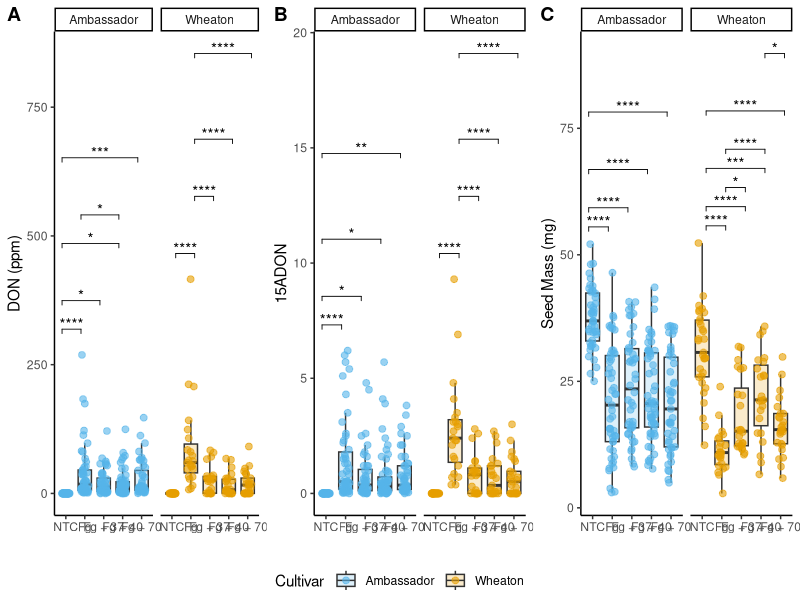

Generate this figure with R:
## ---- chunk 1
# Load necessary libraries (only once at top)
library(ggplot2)
library(ggpubr)
library(dplyr)
library(rstatix)

# Load the dataset with proper NA handling
df <- read.csv("MycotoxinData.csv", na.strings = c("na", "nd", ""))  # Added empty string as NA

# Convert and clean data once
df <- df %>%
  mutate(
    Treatment = factor(Treatment, levels = c("NTC", "Fg", "Fg + 37", "Fg + 40", "Fg + 70")),
    Cultivar = factor(Cultivar)
  ) %>%
  drop_na(DON, X15ADON, MassperSeed_mg)  # Remove NAs once

# Define consistent visual parameters
cbbPalette <- c("#56B4E9", "#E69F00")
jitter_width <- 0.2
point_alpha <- 0.6

# Function to perform pairwise tests within cultivars
perform_pairwise <- function(data, var) {
  data %>%
    group_by(Cultivar) %>%
    pairwise_t_test(
      reformulate("Treatment", response = var),
      p.adjust.method = "bonferroni"
    ) %>%
    add_xy_position(x = "Treatment", group = "Cultivar")
}

# DON Plot ----------------------------------------------------------------
don_stats <- perform_pairwise(df, "DON")

p1 <- ggplot(df, aes(x = Treatment, y = DON, fill = Cultivar)) +
  geom_boxplot(alpha = 0.2, width = 0.7, outlier.shape = NA) +
  geom_jitter(
    aes(color = Cultivar),
    width = jitter_width,
    height = 0,
    alpha = point_alpha,
    size = 2
  ) +
  scale_fill_manual(values = cbbPalette) +
  scale_color_manual(values = cbbPalette) +
  labs(y = "DON (ppm)", x = "") +
  theme_classic() +
  facet_wrap(~Cultivar) +
  stat_pvalue_manual(
    don_stats,
    label = "p.adj.signif",
    tip.length = 0.01,
    hide.ns = TRUE
  )

# 15ADON Plot -------------------------------------------------------------
x15adon_stats <- perform_pairwise(df, "X15ADON")

p2 <- ggplot(df, aes(x = Treatment, y = X15ADON, fill = Cultivar)) +
  geom_boxplot(alpha = 0.2, width = 0.7, outlier.shape = NA) +
  geom_jitter(
    aes(color = Cultivar),
    width = jitter_width,
    height = 0,
    alpha = point_alpha,
    size = 2
  ) +
  scale_fill_manual(values = cbbPalette) +
  scale_color_manual(values = cbbPalette) +
  labs(y = "15ADON", x = "") +
  theme_classic() +
  facet_wrap(~Cultivar) +
  stat_pvalue_manual(
    x15adon_stats,
    label = "p.adj.signif",
    tip.length = 0.01,
    hide.ns = TRUE
  )

# Seed Mass Plot ----------------------------------------------------------
mass_stats <- perform_pairwise(df, "MassperSeed_mg")

p3 <- ggplot(df, aes(x = Treatment, y = MassperSeed_mg, fill = Cultivar)) +
  geom_boxplot(alpha = 0.2, width = 0.7, outlier.shape = NA) +
  geom_jitter(
    aes(color = Cultivar),
    width = jitter_width,
    height = 0,
    alpha = point_alpha,
    size = 2
  ) +
  scale_fill_manual(values = cbbPalette) +
  scale_color_manual(values = cbbPalette) +
  labs(y = "Seed Mass (mg)", x = "") +
  theme_classic() +
  facet_wrap(~Cultivar) +
  stat_pvalue_manual(
    mass_stats,
    label = "p.adj.signif",
    tip.length = 0.01,
    hide.ns = TRUE
  )

# Combine plots -----------------------------------------------------------
final_plot <- ggarrange(
  p1, p2, p3,
  ncol = 3,
  labels = c("A", "B", "C"),
  common.legend = TRUE,
  legend = "bottom"
)

# Display and save
print(final_plot)
# ggsave("mycotoxin_analysis.png", final_plot, width = 16, height = 6, dpi = 300)
